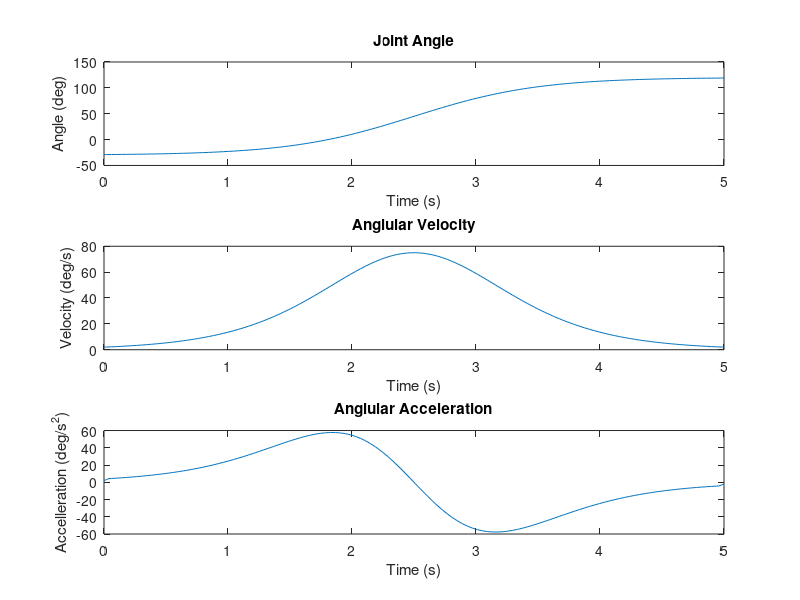

Recreate this plot in MATLAB.
 %% BMEG301 Reverse Dynamic Solution For Device 3
% Authors: Bailey Phillips, Matthew Nuske, Oliver Michels, and Kyan Phillips

%% Assumptions

% The thigh is consider to be pivoted at the hip joint and has one DoF in flexion-extension. 
% Distal limb (shank) is fixed such that the longitudinal axis line up. 
% All other limbs can be ignored.

clc, clear

%% Parameters

% Subject Paramters
gender = 2; % 1 for female, 2 for male
weight = 85; % Total body mass of subject in 'kg'
height = 1.84; % Total body height of subject in 'm'


%% Segment Factor Tables

% Segment factors based of De lava Table
% [Mass factor   Length factor   COM factor  Radius of Gyration factor]

% Female factors
segment_table(1).factors = [ 
0.1478  368.5/1735  0.3612  0.369;  % Thigh (female)
0.0481  432.3/1735  0.4416  0.271   % Shank (female)
];

% Male factors
segment_table(2).factors = [
0.1416  422.2/1741  0.4095  0.329;  % Thigh (male)
0.0433  434.0/1741  0.4459  0.255   % Shank (male)
];  


%% Create Structures With All of The Model's Segment Details 

model(1).name = 'Thigh'; model(1).color = 'k';
model(2).name = 'Shank'; model(2).color = 'r';

table = sprintf('Part Name \t Mass (kg)\t Length (m)\t COM (m)\t RGyration (m)\t Inertia (kg.m^2)');
disp(table)

% Assumption: The distal limb (shank) is fixed such that longitudinal axes
% line up, thus all other limbs can be ignored
for part = 1:2

    model(part).mass = weight*segment_table(gender).factors(part,1);
    model(part).length = height*segment_table(gender).factors(part,2);
    model(part).com_local = model(part).length*segment_table(gender).factors(part,3);

   if part < 2
        model(part).com_from_O = model(part).com_local;
    else
        model(part).com_from_O = model(part).com_local + sum([model(1:part-1).length]);
    end
    model(part).rgyration = model(part).length*segment_table(gender).factors(part,4);
    model(part).inertia = model(part).mass*(model(part).rgyration).^2;
    
    t = sprintf('%s\t\t %.3f\t\t %.3f\t\t %.3f\t\t %.3f\t\t %.5f',model(part).name,...
        model(part).mass, model(part).length, model(part).com_local,...
        model(part).rgyration, model(part).inertia);
    disp(t)
end

% System Center of Mass
mass_system = sum([model(:).mass]);

% display system mass
disp(['System mass = ', num2str(mass_system), ' kg']);

r_num = [model(:).mass].*[model(:).com_from_O];
CoM_system = sum(r_num)/mass_system;
disp([newline, 'System center of mass position = ',num2str(CoM_system),' m']);

% System Inertia About The Hip
I_seg_o = [model(:).inertia] + [model(:).mass].*([model(:).com_from_O].^2);
Inertia_system = sum(I_seg_o);
disp(['System mass moment of inertia at O = ',num2str(Inertia_system),' kg.m^2']);

%% Simulation Parameters
fps = 50;                           % Frames per second 
T_motion = 5;                       % Motion duration in seconds

% These are the first things i saw for the rom of the thigh about the hip.
% we can change this if we find its different with more research - Oli
theta_min = -30 * (pi/180);           % Minimum angle at extension in rad
theta_max = 120 * (pi/180);         % Maximum angle at flexion in rad

%% Simulation 
Num_Frames = ceil(T_motion*fps);                        % Calculates number of frames in the simulation
T_simulation = linspace(0, T_motion, Num_Frames);       % Creates a linearly spaced time vector for motion duration

% Sigmoid Function To Calculate Joint Angle
k = 10 / T_motion;                                                      % Steepness of sigmoid function (scales with the motion duration
s = 1 ./ (1 + exp(-k .* (T_simulation - (T_motion/2))));                % Sigmoid function
theta = (theta_min + (theta_max - theta_min) .* s) .* (180/pi);         % Joint angle 



omega = gradient(theta,T_simulation);                    % Angular velocity
alpha = gradient(omega,T_simulation);     % Angular acceleration

%% Plotting Results
figure;

% Joint Angle Over Time
subplot(3, 1, 1);
plot(T_simulation, theta);
ylabel('Angle (deg)');
xlabel('Time (s)')
title('Joint Angle');

% Joint Angular Velocity Over Time
subplot(3, 1, 2);
plot(T_simulation, omega)
ylabel('Velocity (deg/s)');
xlabel('Time (s)')
title('Anglular Velocity');

% Joint Angular Accelleration Over Time
subplot(3, 1, 3);
plot(T_simulation, alpha);
ylabel('Accelleration (deg/s^2)');
xlabel('Time (s)')
title('Anglular Acceleration');
